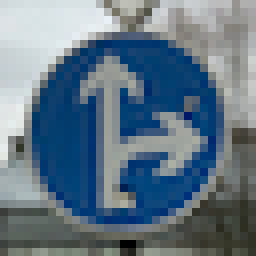
#> input picture known/0.jpg, 32 x 32 px (shown 8 times larger); its folder holds 4 pictures in this run
$ jupyter execute --allow-errors Traffic_Sign_Classifier.ipynb   (shell and % lines are left out)
#> lines starting #> are read from the running program, lines starting #| are printed output that depends on the picture
# Self-Driving Car Engineer Nanodegree

## Deep Learning

## Project: Build a Traffic Sign Recognition Classifier

In this notebook, a template is provided for you to implement your functionality in stages, which is required to successfully complete this project. If additional code is required that cannot be included in the notebook, be sure that the Python code is successfully imported and included in your submission if necessary.

> **Note**: Once you have completed all of the code implementations, you need to finalize your work by exporting the iPython Notebook as an HTML document. Before exporting the notebook to html, all of the code cells need to have been run so that reviewers can see the final implementation and output. You can then export the notebook by using the menu above and navigating to  \n",
    "**File -> Download as -> HTML (.html)**. Include the finished document along with this notebook as your submission.

In addition to implementing code, there is a writeup to complete. The writeup should be completed in a separate file, which can be either a markdown file or a pdf document. There is a [write up template](https://github.com/udacity/CarND-Traffic-Sign-Classifier-Project/blob/master/writeup_template.md) that can be used to guide the writing process. Completing the code template and writeup template will cover all of the [rubric points](https://review.udacity.com/#!/rubrics/481/view) for this project.

The [rubric](https://review.udacity.com/#!/rubrics/481/view) contains "Stand Out Suggestions" for enhancing the project beyond the minimum requirements. The stand out suggestions are optional. If you decide to pursue the "stand out suggestions", you can include the code in this Ipython notebook and also discuss the results in the writeup file.

>**Note:** Code and Markdown cells can be executed using the **Shift + Enter** keyboard shortcut. In addition, Markdown cells can be edited by typically double-clicking the cell to enter edit mode.

---
## Step 0: Load The Data

[cell 1]
# Load pickled data
import pickle

# TODO: Fill this in based on where you saved the training and testing data

training_file =   "../data/traffic-signs-data/train.p"
validation_file = "../data/traffic-signs-data/valid.p"
testing_file =    "../data/traffic-signs-data/test.p"
### Preprocessed file
training_pp_file = "../data/traffic-signs-data/train_pp.p"
### Preprocessed balanced file
training_pp_bal_file = "../data/traffic-signs-data/train_pp_bal.p"

#> (the rest of this cell did not finish here and is left out)

---

## Step 1: Dataset Summary & Exploration

The pickled data is a dictionary with 4 key/value pairs:

- `'features'` is a 4D array containing raw pixel data of the traffic sign images, (num examples, width, height, channels).
- `'labels'` is a 1D array containing the label/class id of the traffic sign. The file `signnames.csv` contains id -> name mappings for each id.
- `'sizes'` is a list containing tuples, (width, height) representing the the original width and height the image.
- `'coords'` is a list containing tuples, (x1, y1, x2, y2) representing coordinates of a bounding box around the sign in the image. **THESE COORDINATES ASSUME THE ORIGINAL IMAGE. THE PICKLED DATA CONTAINS RESIZED VERSIONS (32 by 32) OF THESE IMAGES**

Complete the basic data summary below. Use python, numpy and/or pandas methods to calculate the data summary rather than hard coding the results. For example, the [pandas shape method](http://pandas.pydata.org/pandas-docs/stable/generated/pandas.DataFrame.shape.html) might be useful for calculating some of the summary results.

### Provide a Basic Summary of the Data Set Using Python, Numpy and/or Pandas

#> (a cell that did not finish here is left out)

### Include an exploratory visualization of the dataset

Visualize the German Traffic Signs Dataset using the pickled file(s). This is open ended, suggestions include: plotting traffic sign images, plotting the count of each sign, etc.

The [Matplotlib](http://matplotlib.org/) [examples](http://matplotlib.org/examples/index.html) and [gallery](http://matplotlib.org/gallery.html) pages are a great resource for doing visualizations in Python.

**NOTE:** It's recommended you start with something simple first. If you wish to do more, come back to it after you've completed the rest of the sections.

[cell 3]
### Data exploration visualization code goes here.
### Feel free to use as many code cells as needed.
import matplotlib.pyplot as plt
import numpy as np
import math
# Visualizations will be shown in the notebook.

from collections import Counter

#> (the rest of this cell did not finish here and is left out)

----

## Step 2: Design and Test a Model Architecture

Design and implement a deep learning model that learns to recognize traffic signs. Train and test your model on the [German Traffic Sign Dataset](http://benchmark.ini.rub.de/?section=gtsrb&subsection=dataset).

There are various aspects to consider when thinking about this problem:

- Neural network architecture
- Play around preprocessing techniques (normalization, rgb to grayscale, etc)
- Number of examples per label (some have more than others).
- Generate fake data.

Here is an example of a [published baseline model on this problem](http://yann.lecun.com/exdb/publis/pdf/sermanet-ijcnn-11.pdf). It's not required to be familiar with the approach used in the paper but, it's good practice to try to read papers like these.

**NOTE:** The LeNet-5 implementation shown in the [classroom](https://classroom.udacity.com/nanodegrees/nd013/parts/fbf77062-5703-404e-b60c-95b78b2f3f9e/modules/6df7ae49-c61c-4bb2-a23e-6527e69209ec/lessons/601ae704-1035-4287-8b11-e2c2716217ad/concepts/d4aca031-508f-4e0b-b493-e7b706120f81) at the end of the CNN lesson is a solid starting point. You'll have to change the number of classes and possibly the preprocessing, but aside from that it's plug and play!

### Pre-process the Data Set (normalization, grayscale, etc.)

Use the code cell (or multiple code cells, if necessary) to implement the first step of your project.

[cell 4]
### Preprocess the data here. Preprocessing steps could include normalization, converting to grayscale, etc.
### Feel free to use as many code cells as needed.

import cv2

def YUV_center(imgs):

    return np.array([cv2.cvtColor(i, cv2.COLOR_RGB2YUV) / 255 - 0.5 for i in imgs])

def YUV(imgs):

    return np.array([cv2.cvtColor(i, cv2.COLOR_RGB2YUV) / 255 for i in imgs])

# [18 lines left out: functions equalizeHist, CLAHE, not called in this run]

#> (the rest of this cell did not finish here and is left out)

### Model Architecture

[cell 5]
### Define your architecture here.
### Feel free to use as many code cells as needed.

### Building blocks of the various models I created

import tensorflow as tf

# Arguments used for tf.truncated_normal, randomly defines variables for the weights and biases for each layer
mu = 0
sigma = 0.1

# Activation function to use
activation = tf.nn.relu

def linear(x, W, b):
    return tf.add(tf.matmul(x, W), b)

def conv2d(x, W, b, strides=1, padding='VALID'):
    x = tf.nn.conv2d(x, W, strides=[1, strides, strides, 1], padding=padding)
    return tf.nn.bias_add(x, b)

def dropout(x, keep_prob):
    return tf.nn.dropout(x, keep_prob)

# [6 lines left out: function maxpool2d, not called in this run]

def gen_keep_prob():
    return tf.placeholder(tf.float32, name="keep_prob")

[cell 6]
### First attempt to solve the problem using a basic LeNet architecture
### this helped me get a feel for what I wanted to try

# [54 lines left out: function LeNet, not called in this run]

[cell 7]
### This is based on the LeNet architecture but uses 3 convolution layers

# [62 lines left out: function LeNet3, not called in this run]

[cell 8]
### Same as LeNet3, but using dropout on the fully connected layers

# [68 lines left out: function LeNet3_dropout_fc, not called in this run]

[cell 9]
### This is a Multi Scale version of the LeNet architecture inspired by the following paper:
### http://yann.lecun.com/exdb/publis/pdf/sermanet-ijcnn-11.pdf
###
### TL;DR The outputs from all convolution layers are fed into the fully connected layer

# [56 lines left out: function Multi_Scale_LeNet, not called in this run]

[cell 10]
### This is a Multi Scale version of my 3 convolution layer LeNet
### It uses dropout on the fully connected layers

# [82 lines left out: function Multi_Scale_LeNet3_pooling_dropout_fc, not called in this run]

[cell 11]
### My attempt at an Inception architecture based on Google's Inception layer (pre v3, I think)

# [112 lines left out: function Inception_dropout_fc, not called in this run]

### Train, Validate and Test the Model

A validation set can be used to assess how well the model is performing. A low accuracy on the training and validation
sets imply underfitting. A high accuracy on the test set but low accuracy on the validation set implies overfitting.

[cell 12]
### Train your model here.
### Calculate and report the accuracy on the training and validation set.
### Once a final model architecture is selected,
### the accuracy on the test set should be calculated and reported as well.
### Feel free to use as many code cells as needed.

import math
import sys

from sklearn.utils import shuffle
from tqdm import tqdm

[cell 13]
### Evaluate function to determine the accuracy of the model

# [10 lines left out: function evaluate, not called in this run]

[cell 14]
# [77 lines left out: function train_network, not called in this run]

#> (a cell that did not finish here is left out)

#> (a cell that did not finish here is left out)

---

## Step 3: Test a Model on New Images

To give yourself more insight into how your model is working, download at least five pictures of German traffic signs from the web and use your model to predict the traffic sign type.

You may find `signnames.csv` useful as it contains mappings from the class id (integer) to the actual sign name.

### Load and Output the Images

[cell 17]
### Load the images and plot them here.
### Feel free to use as many code cells as needed.

import math
import matplotlib.image as mpimg
import numpy as np

def read_sign_types():

    with open('signnames.csv') as f:
        signs = [l.split(',')[-1] for l in f.read().split('\n')[1:-1]]

    return signs


def read_new_images(filenames):

    X_new = np.zeros((len(filenames), 32, 32, 3), dtype='uint8')

    cols = math.ceil(math.sqrt(len(filenames)))
    rows = math.ceil(len(filenames) / cols)

    w, h, d = (32, 32, 3)

    collage = np.zeros((cols * w, rows * h, d), dtype='uint8')

    col = row = 0

    for i, filename in enumerate(filenames):
        img = mpimg.imread(filename)
#> img is the input picture: shape (32, 32, 3); mean R, G, B 98.8, 118.6, 133.8
        X_new[i, :, :, :] = img

        x_pos = col * w
        y_pos = row * h
        collage[x_pos:x_pos + w, y_pos:y_pos + h, :] = img
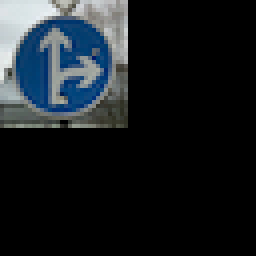
#> collage: shape (64, 64, 3) (shown 4 times larger); mean R, G, B 24.7, 29.7, 33.4

        col += 1
        if col >= cols:
            col = 0
            row += 1
#> pass 2 of the loop in read_new_images, `for i, filename in enumerate(filenames):`:
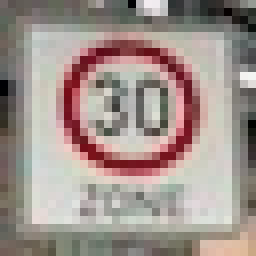
#> input picture known/1.jpg, 32 x 32 px (shown 8 times larger)
#> in read_new_images, img is the input picture: shape (32, 32, 3); mean R, G, B 160.1, 146.7, 140.7
#> in read_new_images, `collage[x_pos:x_pos + w, y_pos:y_pos + h, :] = img`:
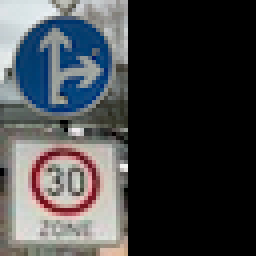
#> collage: shape (64, 64, 3) (shown 4 times larger); mean R, G, B 64.7, 66.3, 68.6
#> pass 3 of the loop in read_new_images, `for i, filename in enumerate(filenames):`:
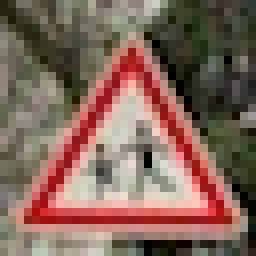
#> input picture known/2.jpg, 32 x 32 px (shown 8 times larger)
#> in read_new_images, img is the input picture: shape (32, 32, 3); mean R, G, B 130.8, 102.7, 90.5
#> in read_new_images, `collage[x_pos:x_pos + w, y_pos:y_pos + h, :] = img`:
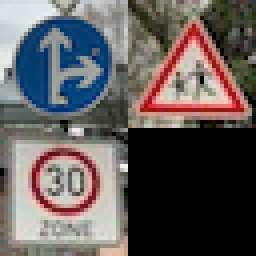
#> collage: shape (64, 64, 3) (shown 4 times larger); mean R, G, B 97.4, 92, 91.2
#> the loop made 4 passes; the first 3 are shown

    return (X_new, collage)

[cell 18]
import glob
import matplotlib.pyplot as plt
# Visualizations will be shown in the notebook.

known_sign_imgs = glob.glob('known/*.jpg')

X_known, collage = read_new_images(known_sign_imgs)
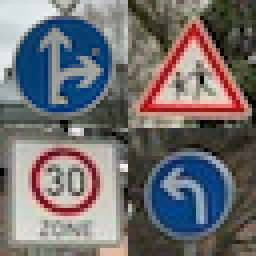
#> collage: shape (64, 64, 3) (shown 4 times larger); mean R, G, B 113.4, 110.6, 112.1

y_known = np.array([36, 1, 28, 34, 12, 17])

plt.imshow(collage);
